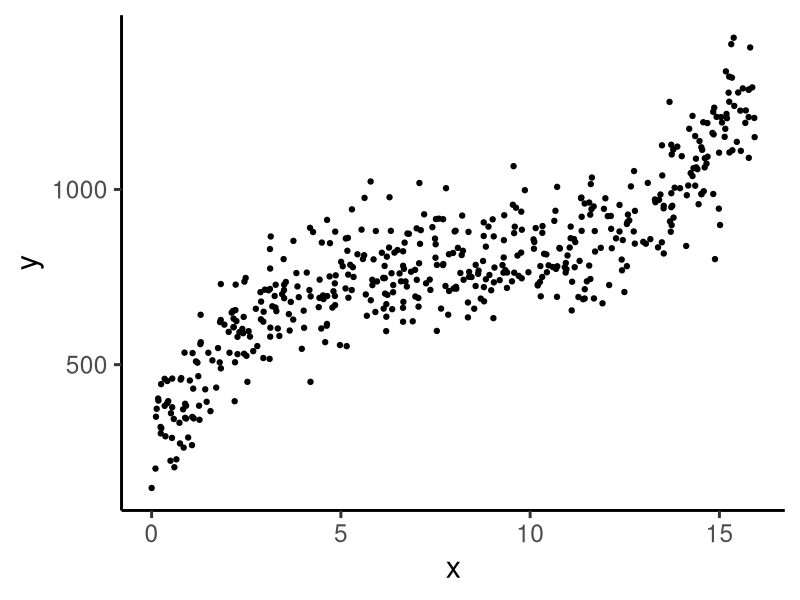

Here is the R script that generated this plot:
## ---- chunk 1
#| label: cubic-dgp
library(tidyverse)
compute_prod_cost <- function(x) {
    return(250 + 195*x - 24*(x^2) + x^3)
}
N <- 500
x_vals <- runif(N, min=0, max=16)
y_raw = compute_prod_cost(x_vals)
y_noise = rnorm(N, mean=0, sd=100)
y_vals <- y_raw + y_noise
prod_df <- tibble(x=x_vals, y=y_vals)
prod_df |> ggplot(aes(x=x, y=y)) +
  geom_point() +
  theme_classic(base_size=22)
